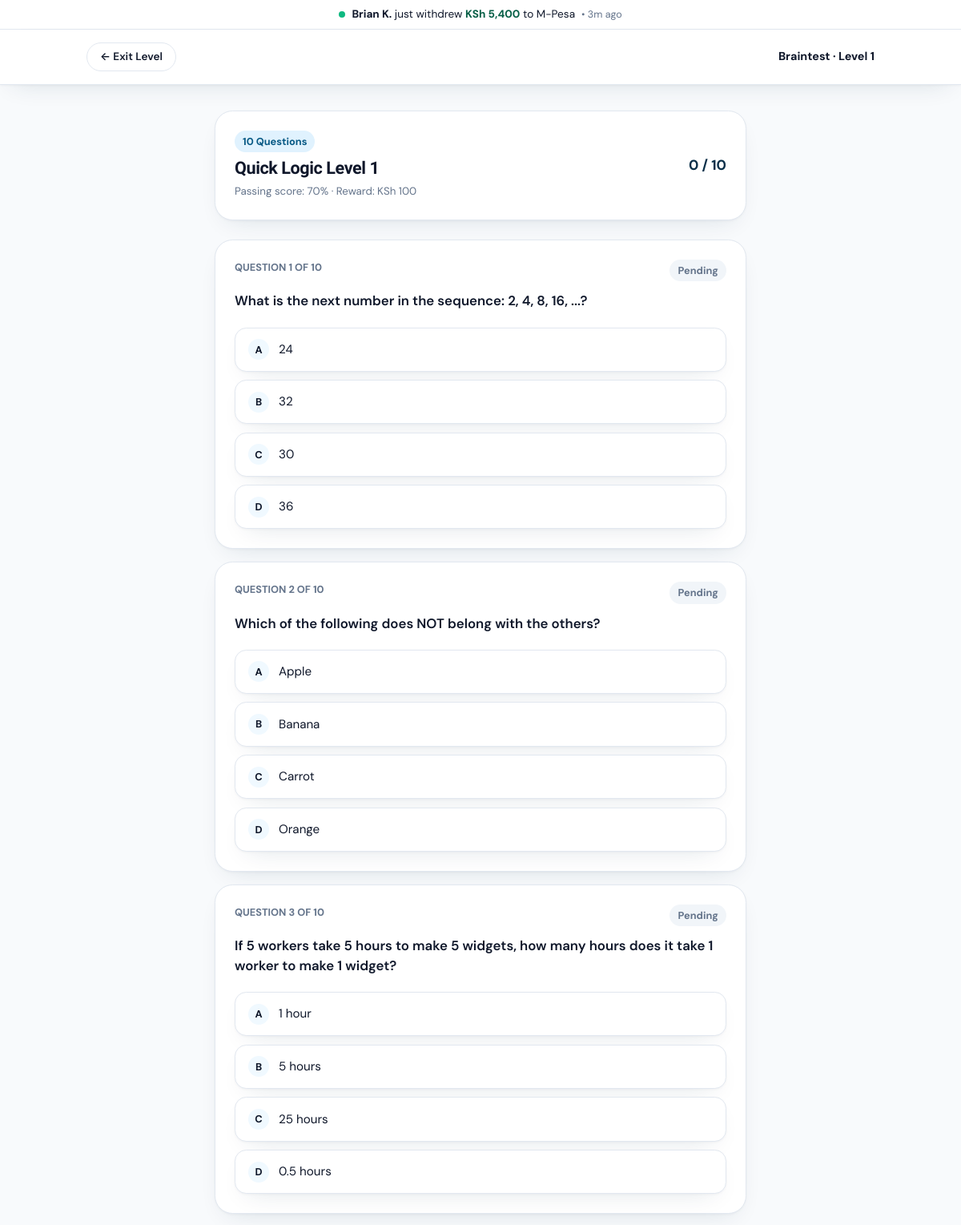
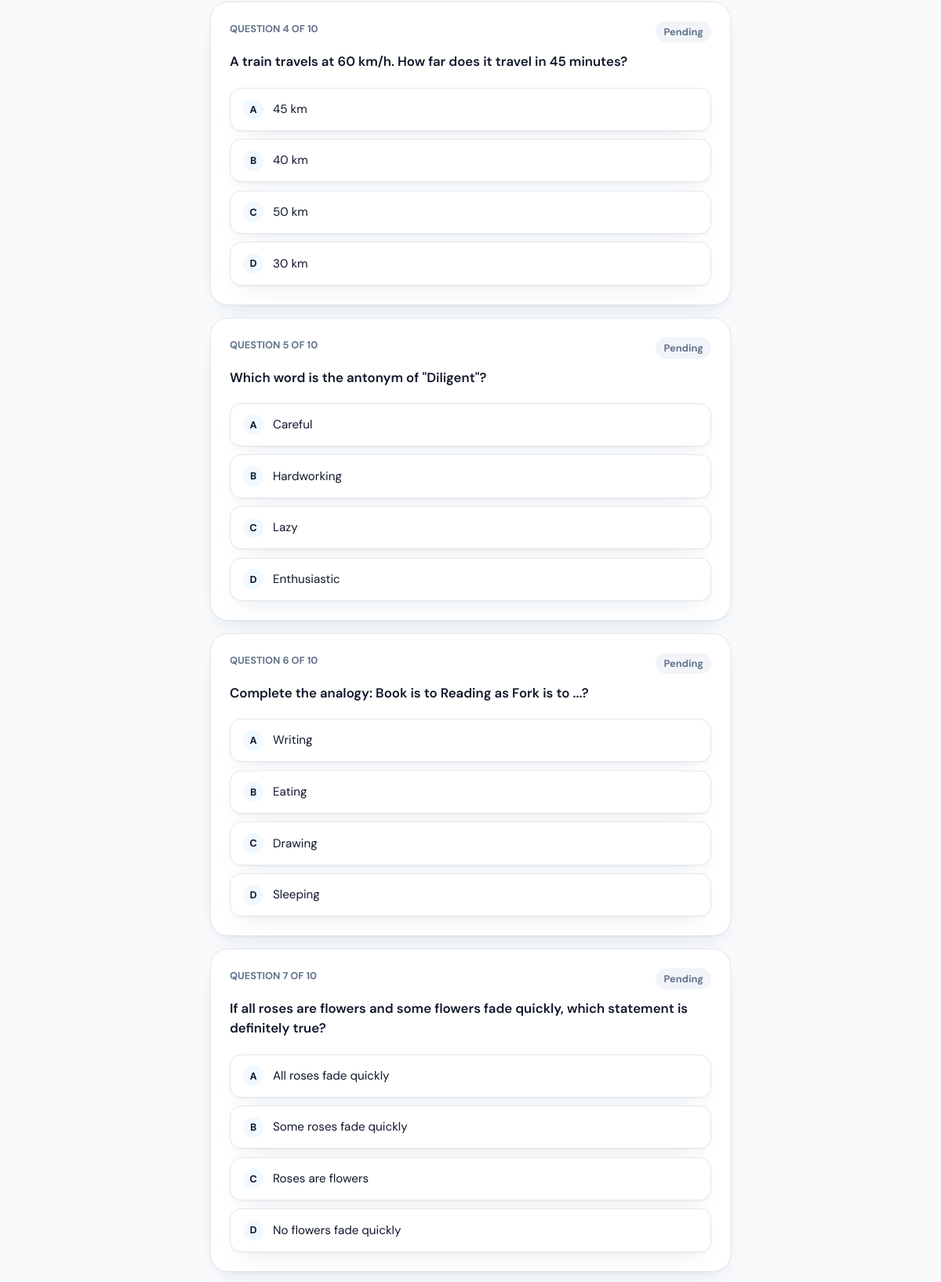
Screenshot of /level.php?id=1 (signed in, upper part) with the database file from the repository (2 pictures, top to bottom).
### tables this page shows
CREATE TABLE `levels` (
  `id` INT UNSIGNED AUTO_INCREMENT PRIMARY KEY,
  `task_id` INT UNSIGNED NOT NULL,
  `level_number` INT NOT NULL,
  `title` VARCHAR(100) NOT NULL,
  `price` DECIMAL(12, 2) NOT NULL DEFAULT 0.00,
  `reward` DECIMAL(12, 2) NOT NULL DEFAULT 0.00,
  `passing_score` INT NOT NULL DEFAULT 70,
  `status` ENUM('active', 'inactive') NOT NULL DEFAULT 'active',
  `created_at` DATETIME NOT NULL DEFAULT CURRENT_TIMESTAMP,
  FOREIGN KEY (`task_id`) REFERENCES `tasks`(`id`) ON DELETE CASCADE,
  UNIQUE KEY `uk_task_level` (`task_id`, `level_number`)
);

CREATE TABLE `tasks` (
  `id` INT UNSIGNED AUTO_INCREMENT PRIMARY KEY,
  `name` VARCHAR(100) NOT NULL,
  `slug` VARCHAR(100) NOT NULL UNIQUE,
  `description` TEXT NOT NULL,
  `icon` VARCHAR(50) NOT NULL DEFAULT 'bi-clipboard-check',
  `status` ENUM('active', 'inactive') NOT NULL DEFAULT 'active',
  `order_index` INT NOT NULL DEFAULT 0,
  `created_at` DATETIME NOT NULL DEFAULT CURRENT_TIMESTAMP
);

CREATE TABLE `questions` (
  `id` INT UNSIGNED AUTO_INCREMENT PRIMARY KEY,
  `level_id` INT UNSIGNED NOT NULL,
  `question_text` TEXT NOT NULL,
  `option_a` VARCHAR(255) NOT NULL,
  `option_b` VARCHAR(255) NOT NULL,
  `option_c` VARCHAR(255) NOT NULL,
  `option_d` VARCHAR(255) NOT NULL,
  `correct_option` ENUM('A', 'B', 'C', 'D') NOT NULL,
  `explanation` TEXT NULL,
  `points` INT NOT NULL DEFAULT 10,
  `status` ENUM('active', 'inactive') NOT NULL DEFAULT 'active',
  `created_at` DATETIME NOT NULL DEFAULT CURRENT_TIMESTAMP,
  FOREIGN KEY (`level_id`) REFERENCES `levels`(`id`) ON DELETE CASCADE
);

### includes/functions.php (called while the page is built, shortened)
<?php
function e(?string $string): string {
    return htmlspecialchars($string ?? '', ENT_QUOTES, 'UTF-8');
}

### level.php (the view, shortened to what this page needs)
<?php
$levelId = (int)($_GET['id'] ?? 0);
$db = getDB();
$stmt = $db->prepare("SELECT l.*, t.name as task_name, t.slug as task_slug
                      FROM levels l
                      JOIN tasks t ON l.task_id = t.id
                      WHERE l.id = ? AND l.status = 'active'");
$stmt->execute([$levelId]);
$level = $stmt->fetch();
$qStmt = $db->prepare("SELECT id, question_text, option_a, option_b, option_c, option_d FROM questions WHERE level_id = ? AND status = 'active' ORDER BY id ASC");
$qStmt->execute([$levelId]);
$questions = $qStmt->fetchAll();
require_once __DIR__ . '/includes/header.php';
?>
<div class="surface" style="border-radius: 0; border-top: none; border-left: none; border-right: none; margin-bottom: 2rem;">
  <div style="max-width: 64rem; margin: 0 auto; padding: 1rem 1.25rem; display: flex; align-items: center; justify-content: space-between;">
    <a href="<?= BASE_URL ?>/job.php?slug=<?= urlencode($level['task_slug']) ?>" class="btn btn-ghost" style="padding: 0.4rem 1rem; font-size: 0.85rem;">
      &larr; Exit Level
    </a>
    <span style="font-weight: 700; font-size: 0.9rem;">
      <?= e($level['task_name']) ?> &middot; Level <?= $level['level_number'] ?>
    </span>
  </div>
</div>
<div style="max-width: 44rem; margin: 0 auto; padding: 0 1.25rem 5rem;">
  <div class="surface" style="padding: 1.5rem; margin-bottom: 1.5rem; display: flex; justify-content: space-between; align-items: center;">
    <div>
      <span class="badge badge-info" style="margin-bottom: 0.25rem;">10 Questions</span>
      <h1 style="font-size: 1.35rem; font-weight: 800;"><?= e($level['title']) ?></h1>
      <small style="color: var(--muted-foreground);">Passing score: 70% &middot; Reward: KSh 100</small>
    </div>
    <div style="text-align: right;">
      <span id="answeredCounter" style="font-weight: 700; color: var(--primary); font-size: 1.1rem;">0 / <?= count($questions) ?></span>
    </div>
  </div>
  <form id="levelQuestionsForm">
    <?php foreach ($questions as $idx => $q): ?>
      <div class="surface" style="padding: 1.5rem; margin-bottom: 1rem;" id="question_box_<?= $q['id'] ?>">
        <div style="display: flex; justify-content: space-between; font-size: 0.8rem; font-weight: 700; color: var(--muted-foreground); margin-bottom: 0.75rem;">
          <span>QUESTION <?= $idx + 1 ?> OF <?= count($questions) ?></span>
          <span class="badge badge-secondary" id="badge_<?= $q['id'] ?>">Pending</span>
        </div>
        <div style="font-weight: 600; font-size: 1.05rem; margin-bottom: 1.25rem;">
          <?= nl2br(e($q['question_text'])) ?>
        </div>
        <div style="display: flex; flex-direction: column; gap: 0.65rem;">
          <?php
          $opts = ['A' => $q['option_a'], 'B' => $q['option_b'], 'C' => $q['option_c'], 'D' => $q['option_d']];
          foreach ($opts as $key => $optVal):
          ?>
            <label class="surface question-option-label" style="display: flex; align-items: center; gap: 0.75rem; padding: 0.85rem 1rem; cursor: pointer; border-radius: var(--radius-lg); transition: all 0.15s; border-color: var(--border);">
              <span class="option-letter" style="width: 26px; height: 26px; border-radius: 9999px; background: var(--secondary); display: flex; align-items: center; justify-content: center; font-weight: 700; font-size: 0.8rem;">
                <?= $key ?>
              </span>
              <span style="flex: 1; font-size: 0.95rem;"><?= e($optVal) ?></span>
            </label>
          <?php endforeach; ?>
        </div>
      </div>
    <?php endforeach; ?>
  </form>
</div>
<?php require_once __DIR__ . '/includes/footer.php'; ?>

### assets/css/style.css (style rules this page uses)
:root { --font-sans: "DM Sans", -apple-system, BlinkMacSystemFont, "Segoe UI", Roboto, sans-serif; --font-display: "Bricolage Grotesque", -apple-system, BlinkMacSystemFont, "Segoe UI", sans-serif; --radius: 0.9rem; --radius-lg: var(--radius); --radius-2xl: calc(var(--radius) + 8px); --primary: #082F49; --primary-hover: #0F2D4A; --primary-light: #e0f2fe; --primary-foreground: #ffffff; --secondary: #f0f9ff; --secondary-foreground: #082F49; --background: #f8fafc; --foreground: #0f172a; --card: #ffffff; --card-foreground: #0f172a; --muted: #f1f5f9; --muted-foreground: #64748b; --accent: #f59e0b; --accent-foreground: #78350f; --destructive: #ef4444; --border: #e2e8f0; --input: #cbd5e1; --ring: #082F49; --ink: #071e33; --ink-foreground: #f8fafc; --gradient-hero: radial-gradient(120% 90% at 85% 10%, rgba(14, 116, 144, 0.45), transparent 60%), linear-gradient(160deg, #082F49 0%, #0F2D4A 60%, #05192d 100%); --gradient-gold: linear-gradient(135deg, #fbbf24 0%, #f59e0b 100%); --shadow-card: 0 1px 3px rgba(15, 23, 42, 0.04), 0 12px 32px -16px rgba(8, 47, 73, 0.16); }
*, *::before, *::after { box-sizing: border-box; margin: 0; padding: 0; }
body { background-color: var(--background); color: var(--foreground); font-family: var(--font-sans); line-height: 1.5; -webkit-font-smoothing: antialiased; }
h1, h2, h3, h4, .font-display { font-family: var(--font-display); letter-spacing: -0.02em; }
a { color: inherit; text-decoration: none; }
.surface { background: var(--card); border: 1px solid var(--border); border-radius: var(--radius-2xl); box-shadow: var(--shadow-card); }
.btn { border-radius: 999px; justify-content: center; align-items: center; gap: 0.5rem; padding: 0.75rem 1.4rem; font-weight: 600; display: inline-flex; border: none; cursor: pointer; transition: transform 0.15s, opacity 0.15s, background 0.15s; font-family: var(--font-sans); text-align: center; }
.btn-ghost { border: 1px solid var(--border); color: var(--foreground); background: transparent; }
.badge { display: inline-flex; align-items: center; gap: 4px; padding: 4px 10px; border-radius: 999px; font-size: 0.8rem; font-weight: 700; }
.badge-info { background: #e0f2fe; color: #075985; }
.badge-secondary { background: var(--muted); color: var(--muted-foreground); }

### rows the page displays
levels: task.name "Braintest", level_number "1", title "Quick Logic Level 1"
questions: count($questions) "10", question_text "What is the next number in the sequence: 2, 4, 8, 16, ...?", key "A", option_a "24", key "B", option_b "32", key "C", option_c "30", key "D", option_d "36"
questions: count($questions) "10", question_text "Which of the following does NOT belong with the others?", key "A", option_a "Apple", key "B", option_b "Banana", key "C", option_c "Carrot", key "D", option_d "Orange"
questions: count($questions) "10", question_text "If 5 workers take 5 hours to make 5 widgets, how many hours does it take 1 worker to make 1 widget?", key "A", option_a "1 hour", key "B", option_b "5 hours", key "C", option_c "25 hours", key "D", option_d "0.5 hours"
questions: count($questions) "10", question_text "A train travels at 60 km/h. How far does it travel in 45 minutes?", key "A", option_a "45 km", key "B", option_b "40 km", key "C", option_c "50 km", key "D", option_d "30 km"
questions: count($questions) "10", question_text "Which word is the antonym of \"Diligent\"?", key "A", option_a "Careful", key "B", option_b "Hardworking", key "C", option_c "Lazy", key "D", option_d "Enthusiastic"
questions: count($questions) "10", question_text "Complete the analogy: Book is to Reading as Fork is to ...?", key "A", option_a "Writing", key "B", option_b "Eating", key "C", option_c "Drawing", key "D", option_d "Sleeping"
questions: count($questions) "10", question_text "If all roses are flowers and some flowers fade quickly, which statement is definitely true?", key "A", option_a "All roses fade quickly", key "B", option_b "Some roses fade quickly", key "C", option_c "Roses are flowers", key "D", option_d "No flowers fade quickly"

### other values shown
count($questions) "10"
